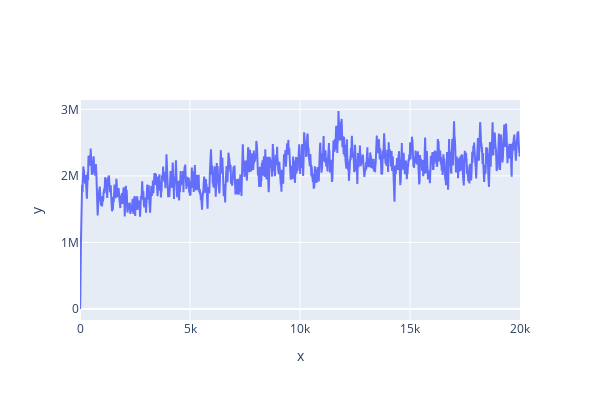

This figure's notebook cell:
### Code cell
PlotSingle(y=gtc.P_g[:])

### Figure 1 — Plotly figure (JSON) as saved in the notebook; plotly's stock layout.template omitted (floating-point values rounded to 4 significant figures; data arrays with more than 128 entries replaced by an {"elided": "..."} marker saying what was removed)
{"data": [{"name": "Data", "type": "scatter", "x": {"elided": "20000 int values"}, "xaxis": "x", "y": {"elided": "20000 float values"}, "yaxis": "y"}], "layout": {"height": 400, "title": {"text": ""}, "width": 600, "xaxis": {"anchor": "y", "domain": [0, 1], "title": {"text": "x"}}, "yaxis": {"anchor": "x", "domain": [0, 1], "title": {"text": "y"}}}}
